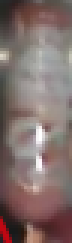
#> input picture object.png, 24 x 81 px (shown 3 times larger)
$ python -i image_parser.py   (imports and definitions only)
#> lines starting #> are read from the running program, lines starting #| are printed output that depends on the picture
#> further down, picture is the input picture: shape (81, 24, 3); mean B, G, R 107.1, 110.2, 129
# -*- coding: utf-8 -*-
"""

@author: ajuly
"""

import numpy as np
import cv2
from PIL import Image
import os

def read_data(filename, iternum, width, height):
  # Read bin file
  # Args:
  #
  #filename: a valid file name
  #iternum: var needed for reading possible several files
  #width, height: known image dimensions
  # Returns:
  #data: 3D array data

    with open(filename, 'rb') as infile:

        if iternum == 0:
        # change the position of the File Handle
            infile.seek(32)
        else:
            infile.seek(32+16*iternum+(height*width))
        # read
        data = np.fromfile(infile, dtype=np.uint8, count = height*width)

    # reshape the data into a 3D array.
    return data.reshape((height, width))


def colorCorrection(bgr):
  # Simple color correction
  # Args:
  #
  #bgr: a valid rgb image
  # Returns:
  #balancedImg: color corrected images

    r, g, b = cv2.split(bgr)
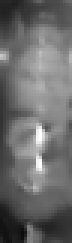
#> r: shape (81, 24) (shown 3 times larger); min 13, max 255, mean 107.1
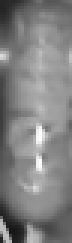
#> b: shape (81, 24) (shown 3 times larger); min 23, max 255, mean 129

    rAvg = cv2.mean(r)[0]
#> rAvg = 107.1
    gAvg = cv2.mean(g)[0]
#> gAvg = 110.2
    bAvg = cv2.mean(b)[0]
#> bAvg = 129

    # find the weight of each channel
    weight = (rAvg + gAvg + bAvg) / 3
#> weight = 115.4
    wR = weight / rAvg
#> wR = 1.08
    wG = weight / gAvg
#> wG = 1.05
    wB = weight / bAvg
#> wB = 0.895

    r = cv2.addWeighted(src1=r, alpha=wR, src2=0, beta=0, gamma=0)
    g = cv2.addWeighted(src1=g, alpha=wG, src2=0, beta=0, gamma=0)
    b = cv2.addWeighted(src1=b, alpha=wB, src2=0, beta=0, gamma=0)

    balancedImg = cv2.merge([b, g, r])

    return balancedImg

##################### MAIN PART #####################


# Part 1: read the raw file
iternum = 0

# lists to store raw and rgb data
imgList = []
rgbList = []

# [32 lines not run here, left out]

>>> import cv2
>>> picture = cv2.imread('object.png')
>>> result = colorCorrection(picture)
